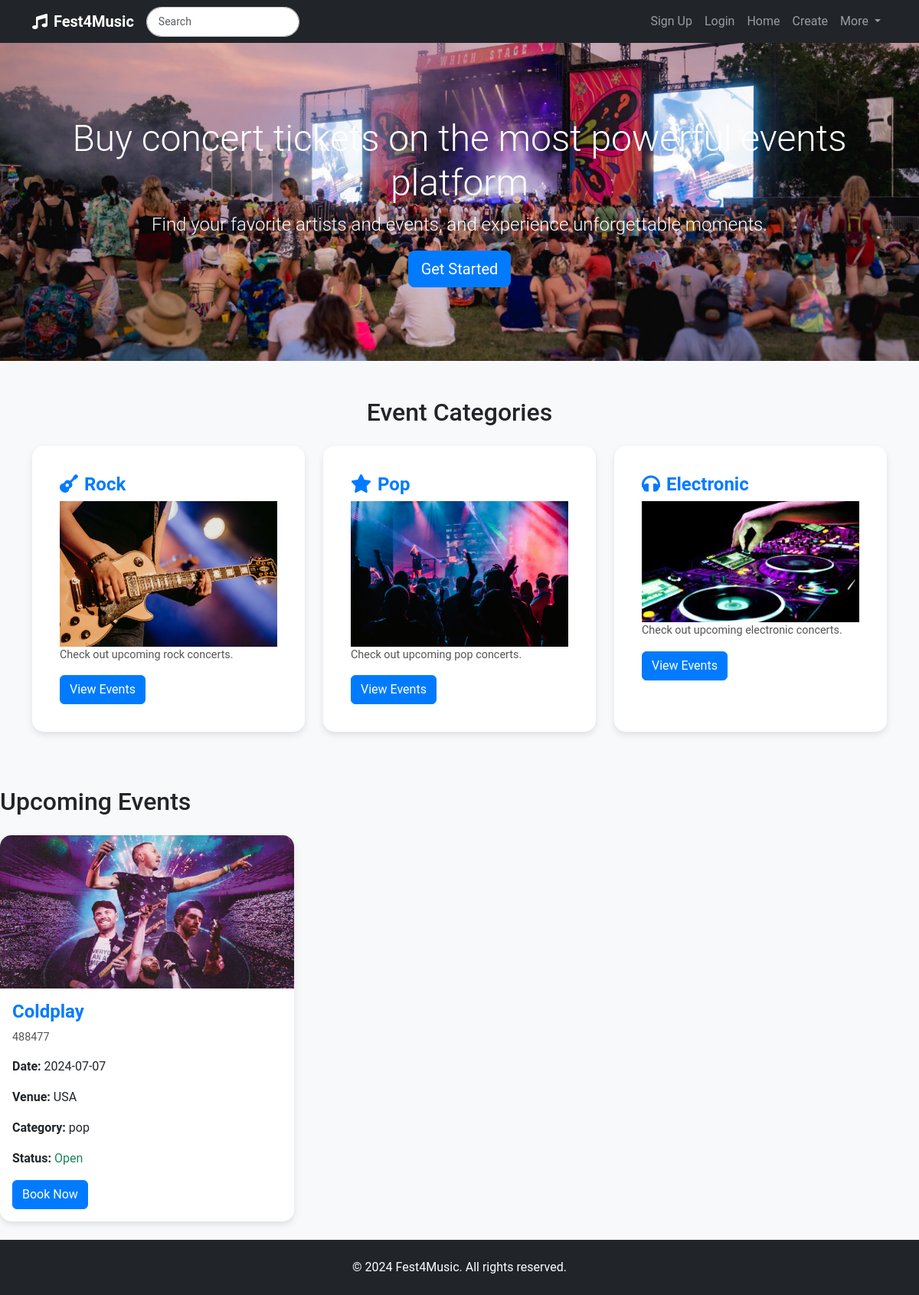
The page / on the database its author committed.
### website/models.py (models this page shows)
class Event(db.Model):
    id = db.Column(db.Integer, primary_key=True)
    title = db.Column(db.String(100), nullable=False)
    description = db.Column(db.Text)
    date = db.Column(db.Date, nullable=False)
    time = db.Column(db.Time, nullable=False)
    image = db.Column(db.String(400))
    venue = db.Column(db.String(400))
    status = db.Column(db.String(20), nullable=False)
    category = db.Column(db.String(50), nullable=False)
    price = db.Column(db.Integer)
    user_id = db.Column(db.Integer, db.ForeignKey('user.id'), nullable=False)
    comments = db.relationship('Comment', backref='event', lazy=True)

### website/views.py (the view)
@main_bp.route('/')
@main_bp.route('/category/<category>')
def index(category=None):
    if category:
        events = Event.query.filter(Event.category.ilike(category.lower())).all()
    else:
        events = Event.query.all()
    return render_template('index.html', events=events, category=category)

### website/templates/index.html (shortened to what this page needs)
{% extends "base.html" %}
{% block content %}
<div class="jumbotron jumbotron-fluid hero-section"
    style="background-image: url('static/Img/main.jpg'); background-size: cover;">
    <div class="container text-center">
        <h1 class="display-4">Buy concert tickets on the most powerful events platform</h1>
        <p class="lead">Find your favorite artists and events, and experience unforgettable moments.</p>
        <a href="#upcoming-events" class="btn btn-primary btn-lg">Get Started</a>
    </div>
</div>
<div class="container mt-5">
    <h2 class="text-center mb-4">Event Categories</h2>
    <div class="row">
        {% for cat in ['Rock', 'Pop', 'Electronic'] %}
        <div class="col-md-4 mb-4">
            <div class="card event-category-card h-100">
                <div class="card-body">
                    <h5 class="card-title"><i
                            class="fas fa-{{ 'guitar' if cat == 'Rock' else 'star' if cat == 'Pop' else 'headphones' }} me-2"></i>{{
                        cat }}</h5>
                    <div class="card-image">
                        <img src="{{ url_for('static', filename='Img/' + cat.lower() + '.jpg') }}" class="img-fluid"
                            alt="{{ cat }}">
                    </div>
                    <p class="card-text">Check out upcoming {{ cat.lower() }} concerts.</p>
                    <a href="{{ url_for('main.index', category=cat.lower()) }}" class="btn btn-primary btn-block">View
                        Events</a>
                </div>
            </div>
        </div>
        {% endfor %}
    </div>
</div>
<h2 id="upcoming-events" class="mt-5 mb-4">Upcoming Events</h2>
<div class="row">
    {% for event in events %}
    <div class="col-md-4 mb-4">
        <div class="card h-100">
            <img src="{{ event.image }}" class="card-img-top" alt="{{ event.title }}">
            <div class="card-body">
                <h5 class="card-title">{{ event.title }}</h5>
                <p class="card-text">{{ event.description }}</p>
                <p><strong>Date:</strong> {{ event.date.strftime('%Y-%m-%d') }}</p>
                <p><strong>Venue:</strong> {{ event.venue }}</p>
                <p><strong>Category:</strong> {{ event.category }}</p>
                <p><strong>Status:</strong> <span class="{{ 'text-success' if event.status == 'Open' else 'text-danger' if event.status in ['Sold Out', 'Cancelled'] else 'text-warning' }}">{{ event.status }}</span></p>
                <a href="{{ url_for('main.event_detail', event_id=event.id) }}" class="btn btn-primary">Book Now</a>
            </div>
        </div>
    </div>
    {% else %}
    <div class="col-12">
        <p>No events found.</p>
    </div>
    {% endfor %}
</div>
{% endblock %}

### website/templates/base.html (shortened to what this page needs)
<!DOCTYPE html>
<html lang="en">
<head>
    <link href="https://cdn.jsdelivr.net/npm/bootstrap@5.3.3/dist/css/bootstrap.min.css" rel="stylesheet">
    <link rel="stylesheet" href="{{ url_for('static', filename='style/style.css') }}">
    <link rel="stylesheet" href="https://cdnjs.cloudflare.com/ajax/libs/font-awesome/5.15.3/css/all.min.css">
</head>
<body>
    <nav class="navbar navbar-expand-lg navbar-dark bg-dark fixed-top">
        <div class="container">
            <a class="navbar-brand" href="{{ url_for('main.index') }}">
                <i class="fas fa-music me-2"></i>Fest4Music
            </a>
            <div class="search-bar">
                <input class="form-control" type="text" placeholder="Search">
            </div>
            <div class="collapse navbar-collapse" id="navbarNav">
                <ul class="navbar-nav ms-auto">
                    {% if current_user.is_authenticated %}
                        <a class="nav-item nav-link" href="#">Welcome {{current_user.first_name}}</a>
                        <li class="nav-item">
                            <a class="nav-link" href="{{ url_for('auth.logout') }}">Logout</a>
                        </li>
                    {% else %}
                        <li class="nav-item">
                            <a class="nav-link" href="{{ url_for('auth.signup') }}">Sign Up</a>
                        </li>
                        <li class="nav-item">
                            <a class="nav-link" href="{{ url_for('auth.login') }}">Login</a>
                        </li>
                    {% endif %}
                    <li class="nav-item">
                        <a class="nav-link" href="{{ url_for('main.index') }}">Home</a>
                    </li>
                    <li class="nav-item">
                        <a class="nav-link" href="{{ url_for('main.create') }}">Create</a>
                    </li>
                    <li class="nav-item dropdown">
                        <a class="nav-link dropdown-toggle" href="#" id="navbarDropdown" role="button" data-bs-toggle="dropdown" aria-expanded="false">
                            More
                        </a>
                    </li>
                </ul>
            </div>
        </div>
    </nav>
    <div class="content">
        {% block content %}{% endblock %}
    </div>
    <footer class="footer bg-dark py-4 mt-auto">
        <div class="container text-center text-white">
            <p class="mb-0">&copy; 2024 Fest4Music. All rights reserved.</p>
        </div>
    </footer>
</body>
</html>

### website/static/Style/style.css (style rules this page uses)
body { font-family: 'Roboto', sans-serif; background-color: #f8f9fa; overflow-x: hidden; padding-top: 56px; }
.navbar-brand { font-weight: bold; }
.search-bar { margin-right: 20px; }
.search-bar input[type="text"] { border-radius: 20px; padding: 8px 15px; border: 1px solid #ced4da; font-size: 14px; transition: all 0.3s; }
.event-category-card { border-radius: 10px; box-shadow: 0 0.5rem 1rem rgba(0, 0, 0, 0.15); transition: transform 0.3s ease-in-out; background-color: #fff; padding: 20px; }
.card-title { font-weight: bold; }
.btn-primary { background-color: #007bff; border-color: #007bff; }
.jumbotron.hero-section { background-size: cover; background-position: center; color: white; padding-top: 6rem; padding-bottom: 6rem; }
.hero-section h1 { font-size: 3rem; }
.hero-section p { font-size: 1.5rem; }
body { font-family: 'Roboto', sans-serif; background-color: #f8f9fa; padding-top: 56px; }
.search-bar input[type="text"] { width: 200px; border-radius: 20px; padding: 8px 15px; border: 1px solid #ced4da; font-size: 14px; transition: all 0.3s; }
.card { transition: transform 0.3s ease-in-out; border-radius: 15px; box-shadow: 0 0 10px rgba(0, 0, 0, 0.1); }
.card-img-top { height: 200px; object-fit: cover; border-top-left-radius: 15px; border-top-right-radius: 15px; }
.card-title { font-size: 1.25rem; font-weight: bold; }
.card-text { font-size: 0.9rem; }
.img-fluid { width: 100%; height: auto; }
.card { border: none; box-shadow: 0 4px 8px rgba(0, 0, 0, 0.1); }
.card-title { font-size: 1.5rem; font-weight: bold; color: #007bff; }
.card-text { color: #555; }
.btn-primary { background-color: #007bff; border-color: #007bff; transition: all 0.3s ease; }

### website/templates/base.html (style rules this page uses)
html, body { height: 100%; }
body { display: flex; flex-direction: column; }
.content { flex: 1; }

### rows shown on the page
Event: category "Pop", shows a picture, lower "pop", image (picture), title "Coldplay", description "488477", date "2024-07-07", venue "USA", category "pop", status "Open"

### other values the page prints
{{ cat }} "Rock" "Electronic"
{{ cat.lower() }} "rock" "electronic"
